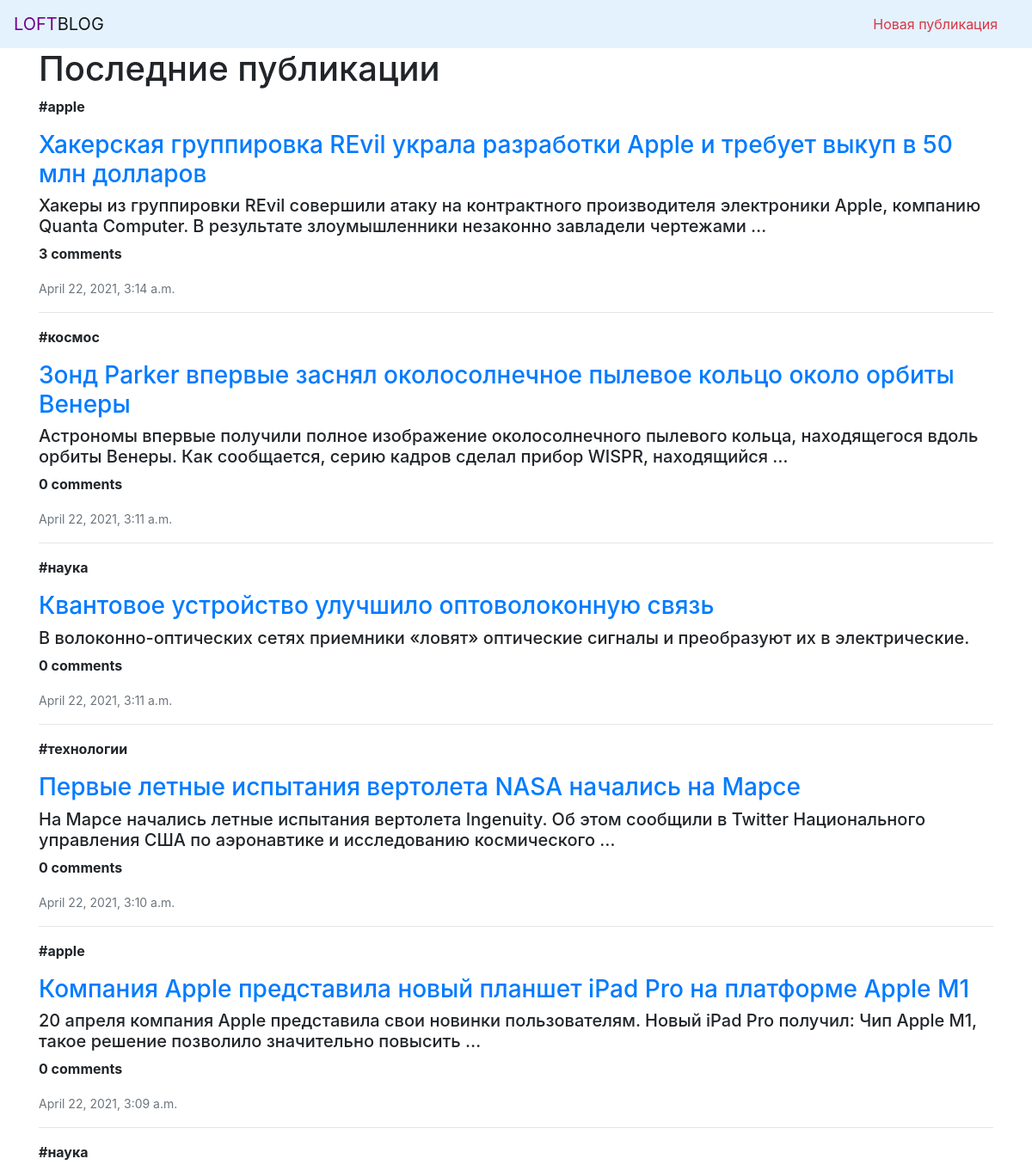
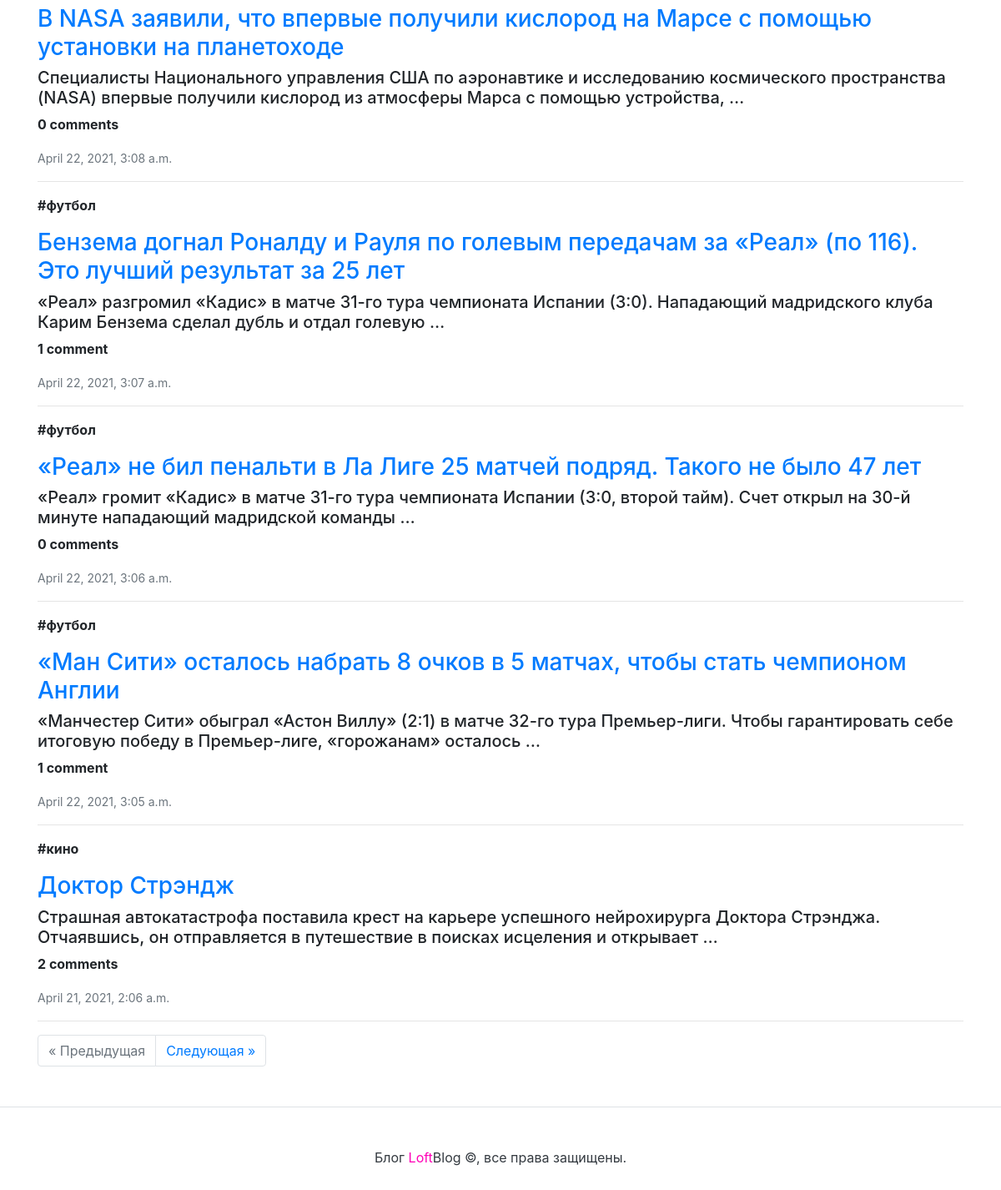
The page / on the database its author committed (2 pictures, top to bottom).
### posts/models.py (models this page shows, shortened)
class Post(models.Model):
    title = models.CharField(max_length=255, verbose_name='Заголовок')
    pub_date = models.DateTimeField(auto_now_add=True,
                                    verbose_name='Дата создания')
    text = models.TextField(verbose_name='Текст')
    tags = models.ForeignKey(Tag, on_delete=models.SET_NULL, null=True,
                             related_name='posts', verbose_name='Тэг')
    class Meta:
        ordering = ['-pub_date']

class Tag(models.Model):
    title = models.CharField(max_length=64, verbose_name='Название тэга')

### posts/views.py (the view)
# urls.py: path('', views.index, name='index'),
def index(request):
    posts_list = Post.objects.all()
    paginator = Paginator(posts_list, 10)
    page = request.GET.get('page')
    page_posts = paginator.get_page(page)
    context = {
        'posts': page_posts
    }
    return render(request, 'index.html', context)

### templates/index.html (shortened to what this page needs)
{% extends 'base.html' %}
{% block content %}
<div class="posts">
    {% if not posts %}
    <b>Посты не найдены</b>
    {% else %}
    {% for post in posts %}
        <p><b>
        {% if post.tags %}
            #{{ post.tags.title }}
        {% endif %}
        </b></p>
    <header>
        <h3><a href="/post/{{post.id}}">{{post.title}}</a></h3>
        <h5>{{post.text| truncatewords:20}}</h5>
    </header>
    {% with post.comments.count as total_comments %}
    <p>
        <b>
        {{ total_comments }} comment{{ total_comments|pluralize }}
        </b>
    </p>
    {% endwith %}
    <p>
        <small class="text-muted">{{ post.pub_date }}</small>
    </p>
    <hr>
    {% endfor %}
    {% endif %}
    <nav aria-label="Переключение страниц">
    <ul class="pagination">
        {% if posts.has_previous %}
                <li class="page-item"><a class="page-link" href="?page={{ posts.previous_page_number }}">&laquo; Предыдущая</a></li>
        {% else %}
                <li class="page-item disabled"><a class="page-link" href="#" tabindex="-1" aria-disabled="true">&laquo; Предыдущая</a></li>
        {% endif %}
        {% if posts.has_next %}
                <li class="page-item"><a class="page-link" href="?page={{ posts.next_page_number }}">Следующая &raquo;</a></li>
        {% else %}
                <li class="page-item disabled"><a class="page-link" href="#" tabindex="-1" aria-disabled="true">Следующая &raquo;</a></li>
        {% endif %}
    </ul>
    </nav>
</div>
{% endblock %}

### templates/base.html (shortened to what this page needs)
<!doctype html>
<html>
  <head>
    {% load static %}
    <link rel="stylesheet" href="{% static 'bootstrap/dist/css/bootstrap.min.css' %}">
</head>
<body>
    <nav class="navbar navbar-light" style="background-color: #e3f2fd;">
    <a class="navbar-brand" href="/"><span style="color:#72008b">LOFT</span>BLOG</a>
    <nav class="my-2 my-md-0 mr-md-3">
    <a class="p-2 text-danger" href="{% url 'posts:new_post' %}">Новая публикация</a>
    </nav>
</nav>
    <main>
        <div class="container">
            <h1>{% block header %}Последние публикации{% endblock %}</h1>
            {% block content %}{% endblock %}
        </div>
    </main>
    <footer class="pt-4 my-md-5 pt-md-5 border-top">
    <p class="m-0 text-dark text-center "> Блог <span style="color:#ff00b7">Loft</span>Blog ©, все права защищены.</p>
</footer>
</body>
</html>

### rows shown on the page
Post: tags "apple", title "Хакерская группировка REvil украла разработки Apple и требует выкуп в 50 млн долларов", text "Хакеры из группировки REvil совершили атаку на контрактного производителя электроники Apple, компанию Quanta Computer. В результате злоумышленники незаконно завладели чертежами …", comments.count "3", pub_date "April 22, 2021, 3:14 a.m."
Post: tags "космос", title "Зонд Parker впервые заснял околосолнечное пылевое кольцо около орбиты Венеры", text "Астрономы впервые получили полное изображение околосолнечного пылевого кольца, находящегося вдоль орбиты Венеры. Как сообщается, серию кадров сделал прибор WISPR, находящийся …", comments.count "0", pub_date "April 22, 2021, 3:11 a.m."
Post: tags "наука", title "Квантовое устройство улучшило оптоволоконную связь", text "В волоконно-оптических сетях приемники «ловят» оптические сигналы и преобразуют их в электрические.", comments.count "0", pub_date "April 22, 2021, 3:11 a.m."
Post: tags "технологии", title "Первые летные испытания вертолета NASA начались на Марсе", text "На Марсе начались летные испытания вертолета Ingenuity. Об этом сообщили в Twitter Национального управления США по аэронавтике и исследованию космического …", comments.count "0", pub_date "April 22, 2021, 3:10 a.m."
Post: tags "apple", title "Компания Apple представила новый планшет iPad Pro на платформе Apple M1", text "20 апреля компания Apple представила свои новинки пользователям. Новый iPad Pro получил: Чип Apple M1, такое решение позволило значительно повысить …", comments.count "0", pub_date "April 22, 2021, 3:09 a.m."
Post: tags "наука", title "В NASA заявили, что впервые получили кислород на Марсе с помощью установки на планетоходе", text "Специалисты Национального управления США по аэронавтике и исследованию космического пространства (NASA) впервые получили кислород из атмосферы Марса с помощью устройства, …", comments.count "0", pub_date "April 22, 2021, 3:08 a.m."
Post: tags "футбол", title "Бензема догнал Роналду и Рауля по голевым передачам за «Реал» (по 116). Это лучший результат за 25 лет", text "«Реал» разгромил «Кадис» в матче 31-го тура чемпионата Испании (3:0). Нападающий мадридского клуба Карим Бензема сделал дубль и отдал голевую …", comments.count "1", pub_date "April 22, 2021, 3:07 a.m."
Post: tags "футбол", title "«Реал» не бил пенальти в Ла Лиге 25 матчей подряд. Такого не было 47 лет", text "«Реал» громит «Кадис» в матче 31-го тура чемпионата Испании (3:0, второй тайм). Счет открыл на 30-й минуте нападающий мадридской команды …", comments.count "0", pub_date "April 22, 2021, 3:06 a.m."
Post: tags "футбол", title "«Ман Сити» осталось набрать 8 очков в 5 матчах, чтобы стать чемпионом Англии", text "«Манчестер Сити» обыграл «Астон Виллу» (2:1) в матче 32-го тура Премьер-лиги. Чтобы гарантировать себе итоговую победу в Премьер-лиге, «горожанам» осталось …", comments.count "1", pub_date "April 22, 2021, 3:05 a.m."
Post: tags "кино", title "Доктор Стрэндж", text "Страшная автокатастрофа поставила крест на карьере успешного нейрохирурга Доктора Стрэнджа. Отчаявшись, он отправляется в путешествие в поисках исцеления и открывает …", comments.count "2", pub_date "April 21, 2021, 2:06 a.m."
